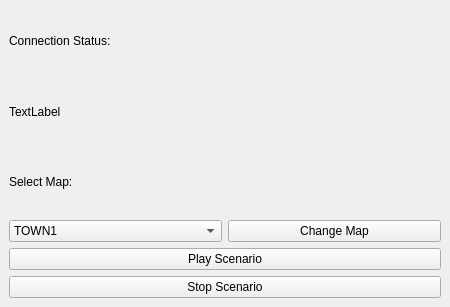
<?xml version="1.0" encoding="UTF-8"?>
<ui version="4.0">
 <class>CarlaConnectDockWidgetBase</class>
 <widget class="QDockWidget" name="CarlaConnectDockWidgetBase">
  <property name="geometry">
   <rect>
    <x>0</x>
    <y>0</y>
    <width>450</width>
    <height>307</height>
   </rect>
  </property>
  <property name="windowTitle">
   <string>Carla connect</string>
  </property>
  <widget class="QWidget" name="dockWidgetContents">
   <layout class="QGridLayout" name="gridLayout">
    <item row="2" column="0">
     <widget class="QLabel" name="label">
      <property name="text">
       <string>Select Map:</string>
      </property>
     </widget>
    </item>
    <item row="7" column="0" colspan="2">
     <widget class="QPushButton" name="stop_button">
      <property name="text">
       <string>Stop Scenario</string>
      </property>
     </widget>
    </item>
    <item row="5" column="1">
     <widget class="QPushButton" name="change_map">
      <property name="text">
       <string>Change Map</string>
      </property>
     </widget>
    </item>
    <item row="5" column="0">
     <widget class="QComboBox" name="combo_box">
      <item>
       <property name="text">
        <string>TOWN1</string>
       </property>
      </item>
     </widget>
    </item>
    <item row="6" column="0" colspan="2">
     <widget class="QPushButton" name="play_button">
      <property name="text">
       <string>Play Scenario</string>
      </property>
     </widget>
    </item>
    <item row="0" column="0">
     <widget class="QLabel" name="label_2">
      <property name="text">
       <string>Connection Status:</string>
      </property>
     </widget>
    </item>
    <item row="1" column="0">
     <widget class="QLabel" name="connection_stat">
      <property name="text">
       <string>TextLabel</string>
      </property>
     </widget>
    </item>
   </layout>
  </widget>
 </widget>
 <resources/>
 <connections/>
</ui>
